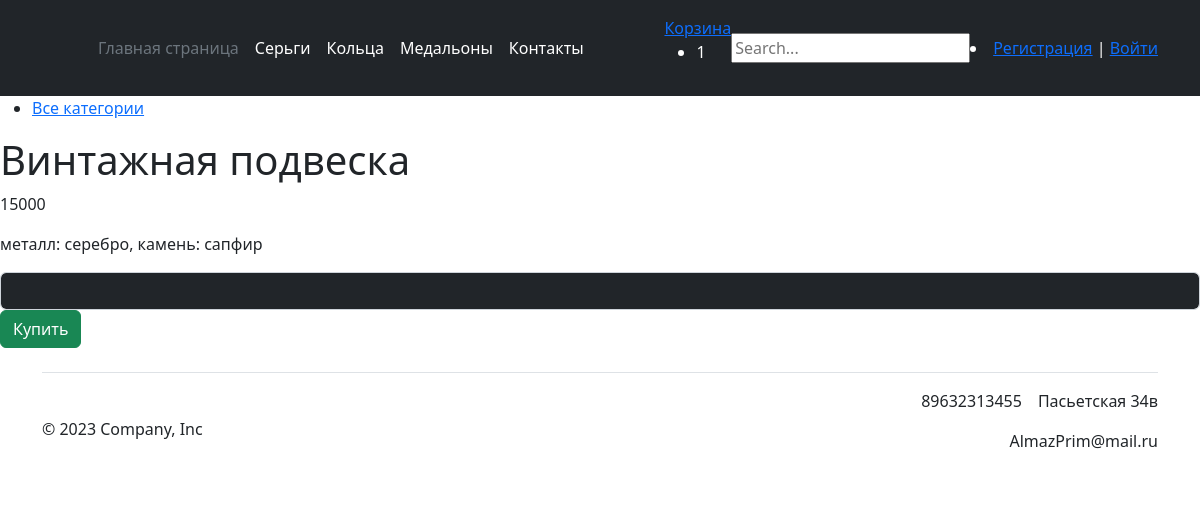
The page /post_medallion/2/ on the database its author committed.
### catalog/models.py (models this page shows, shortened)
class Medallion(models.Model):
    titleMedallion = models.CharField('Название', max_length=50)
    metalMedallion = models.TextField('Материал')
    priceMedallion = models.IntegerField('Цена')
    cat = models.ForeignKey('Category', on_delete=models.PROTECT, null=True)
    class Meta:
        verbose_name = 'Медальоны'
        ordering = ['titleMedallion']

### catalog/views.py (the view)
# urls.py: path('post_medallion/<int:medallion_id>/', show_post_medallion, name='post_medallion'),
def show_post_medallion(request, medallion_id):
    medallions = get_object_or_404(Medallion, pk=medallion_id)
    context = {
        'medallion': medallions,
        'title': medallions.titleMedallion,
        'cat_selected': medallions.cat_id,
    }
    session_key = request.session.session_key
    if not session_key:
        request.session.cycle_key()
    print(request.session.session_key)
    return render(request, 'shop/post_medallion.html', context=context)

### catalog/templates/shop/post_medallion.html
{% extends 'shop/base.html' %}
{% load static %}
{% block content %}
<h1>{{medallion.titleMedallion}}</h1>
<p>{{medallion.priceMedallion}}</p>
<p>{{medallion.metalMedallion}}</p>
<form id="form_buying_product" class="form-inline">
    <div class="form-group">
        <input type="number" class="form-control form-control-dark text-bg-dark" name="number" id="number">
    </div>
    <div class="form-group">
        <button type="submit" id="submit_btn" class="btn btn-success btn-buy" data-product_id = "{{ medallion.medallion_id }}" data-name ="{{ medallion.titleMedallion }}" data-price ="{{ medallion.priceMedallion }}">
                                        Купить
        </button>
    </div>
    </form>
{% endblock %}

### rows shown on the page
Medallion: titleMedallion "Винтажная подвеска", priceMedallion "15000", metalMedallion "металл: серебро, камень: сапфир"
